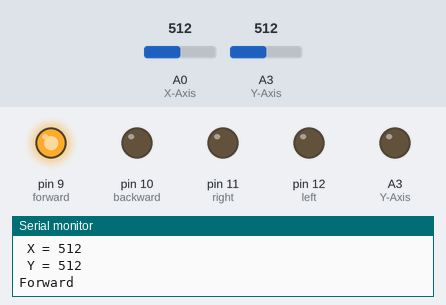
A sketch run on a simulated Arduino Nano, built with avr-gcc and run on an emulated ATmega328P. On the bench: output pins drawn as LEDs (lit = HIGH), the last lines printed to the serial monitor. The test bench sets the inputs (shaded band); at power-on: A3 (Y-Axis) = 512, A0 (X-Axis) = 512.

Above: at 1.2 s.
1.3 s: A3 (Y-Axis) set to 408
2.8 s: A3 (Y-Axis) set to 382
At 3.9 s:
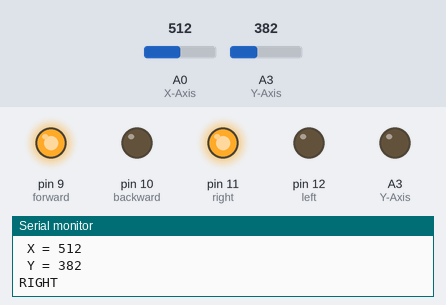
4.3 s: A0 (X-Axis) set to 388
5.8 s: A0 (X-Axis) set to 372
At 6.7 s:
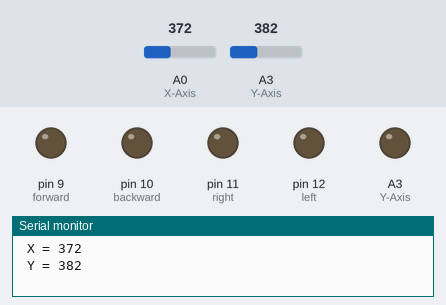
7.5 s: A0 (X-Axis) set to 339
9.0 s: A0 (X-Axis) set to 306
At 9.4 s:
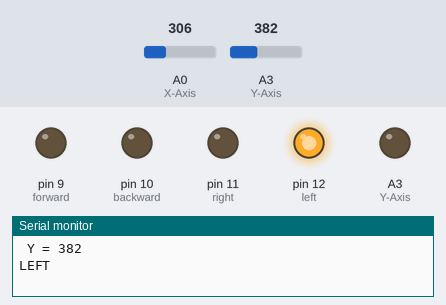
Timing chart, 0 to 11.5 s (numbered marks = the images above; inputs shaded):
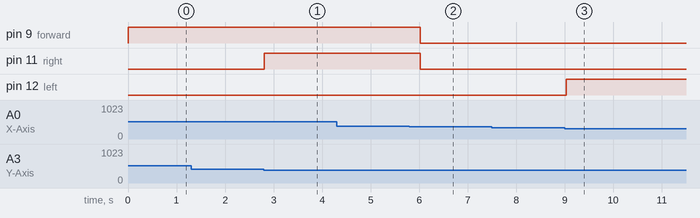

The sketch:

nano.ino
```cpp
int x_axis = 0;
int y_axis = 0;
int forward = 9;
int backward = 10;
int right = 11;
int left = 12;
void setup()
{
 pinMode(A0, INPUT);      //X-Axis
 pinMode(A3, OUTPUT);     //Y-Axis
 pinMode(forward, OUTPUT);    //HIGH to move Forward
 pinMode(backward, OUTPUT);   //HIGH to move Backward
 pinMode(right, OUTPUT);      //HIGH to move Right
 pinMode(left, OUTPUT);       //HIGH to move Left
 Serial.begin(9600);
}
void loop()
{
 x_axis = analogRead(A0);
 y_axis = analogRead(A3);
 Serial.print(" X = ");
 Serial.println(x_axis);
 Serial.print(" Y = ");
 Serial.println(y_axis);
 if (y_axis >= 390)
 {
   Serial.println("Forward");
   digitalWrite(forward, HIGH);
 }
 else
 {
   if (y_axis <= 310)
   {
     Serial.println("BACK");
     digitalWrite(backward, HIGH);
   }
   else
   {
     if (x_axis >= 380)
     {
       Serial.println("RIGHT");
       digitalWrite(right, HIGH);
     }
     else
     {
       if (x_axis <= 320)
       {
         Serial.println("LEFT");
         digitalWrite(left, HIGH);
       }
       Serial.println(" ");
     }
   }
 }
 delay(200);
 if (x_axis > 320 && x_axis < 380 && y_axis > 310 && y_axis < 390)
 {
   digitalWrite(forward, LOW);
   digitalWrite(backward, LOW);
   digitalWrite(right, LOW);
   digitalWrite(left, LOW);
 }
}
```

Measured:
- the behaviour switches between 390 and 389 on A3 (Y-Axis) (found by bisection; images 0 and 1)
- the behaviour switches between 380 and 379 on A0 (X-Axis) (found by bisection; images 1 and 2)
- the behaviour switches between 321 and 320 on A0 (X-Axis) (found by bisection; images 2 and 3)
- after the input at 2.8 s, pin 11 (right): LOW → HIGH at once
- after the input at 5.8 s, pin 9 (forward), pin 11 (right): HIGH → LOW after 0.22 s
- after the input at 9.0 s, pin 12 (left): LOW → HIGH at once
